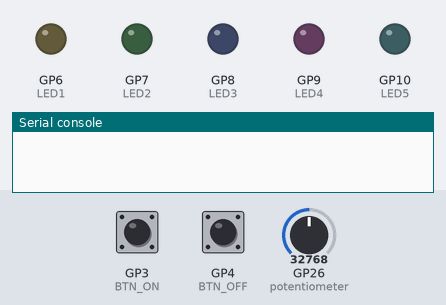
Bench run of a program on a simulated Raspberry Pi Pico running MicroPython. On the bench: output pins drawn as LEDs (lit = HIGH), the last lines printed to the serial console. Wiring (from the project's diagram.json): green button on GP3, green button on GP4, yellow LED on GP6, green LED on GP7, blue LED on GP8, magenta LED on GP9, cyan LED on GP10, potentiometer on GP26. Dashed ring = blinking. The inputs (shaded band) are chosen by the test bench; at power-on: GP3 (BTN_ON) HIGH, GP26 (potentiometer) = 32768, GP4 (BTN_OFF) HIGH (analog values on the 0–65535 scale).

Above: at 1.2 s.
1.3 s: GP3 (BTN_ON) pulled LOW for 0.15 s
At 1.48 s:
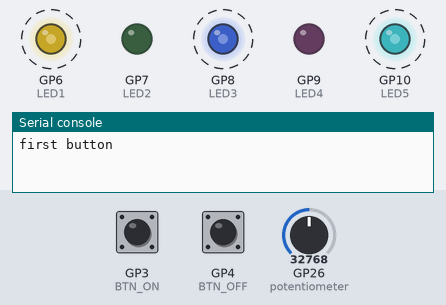
4.3 s: GP26 (potentiometer) set to 45874
7.3 s: GP26 (potentiometer) set to 57670
At 7.43 s:
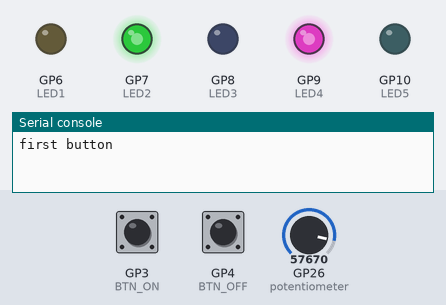
10.3 s: GP4 (BTN_OFF) pulled LOW for 0.15 s
At 11.2 s:
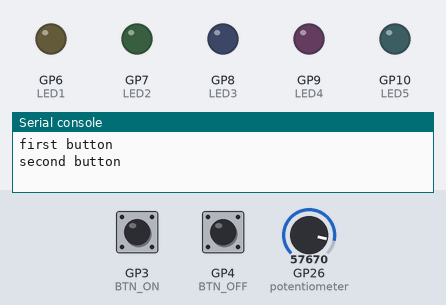
11.9 s: GP3 (BTN_ON) pulled LOW for 1 s
At 12.79 s:
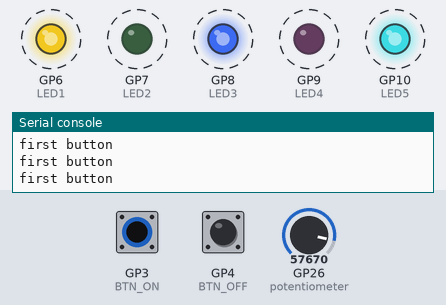
15.1 s: GP26 (potentiometer) set to 7864
Timing chart, 0 to 19.1 s (numbered marks = the images above; inputs shaded):
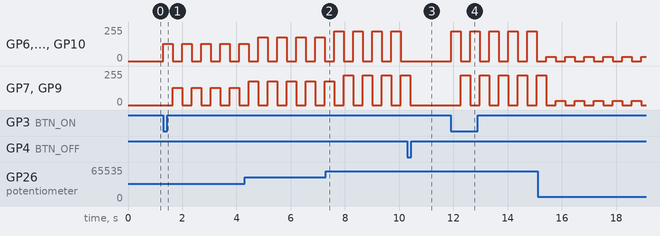

The program:

main.py
```python
from machine import Pin, PWM, ADC
from time import sleep

LED1 = PWM(Pin(6))
LED2 = PWM(Pin(7))
LED3 = PWM(Pin(8))
LED4 = PWM(Pin(9))
LED5 = PWM(Pin(10))

BTN_ON = Pin(3, Pin.IN, Pin.PULL_UP)
BTN_OFF = Pin(4, Pin.IN, Pin.PULL_UP)

potentiometer = ADC(Pin(26))

LED1.freq(1000)
LED2.freq(1000)
LED3.freq(1000)
LED4.freq(1000)
LED5.freq(1000)

is_odd = True
led_state = False

while True:
    maxvalue = potentiometer.read_u16()
    minvalue = 0
    btn_on_pressed = not BTN_ON.value()
    btn_off_pressed = not BTN_OFF.value()

    if btn_off_pressed:
        print("second button")
        LED1.duty_u16(minvalue)
        LED2.duty_u16(minvalue)
        LED3.duty_u16(minvalue)
        LED4.duty_u16(minvalue)
        LED5.duty_u16(minvalue)
        led_state = False

    if btn_on_pressed and btn_off_pressed:
        print("both")
        LED1.duty_u16(maxvalue)
        LED2.duty_u16(maxvalue)
        LED3.duty_u16(maxvalue)
        LED4.duty_u16(maxvalue)
        LED5.duty_u16(maxvalue)
    elif btn_on_pressed:
        print("first button")
        led_state = True

    if led_state and not btn_off_pressed:
        if is_odd:
            LED1.duty_u16(maxvalue)
            LED3.duty_u16(maxvalue)
            LED5.duty_u16(maxvalue)
            LED2.duty_u16(minvalue)
            LED4.duty_u16(minvalue)
        else:
            LED2.duty_u16(maxvalue)
            LED4.duty_u16(maxvalue)
            LED1.duty_u16(minvalue)
            LED3.duty_u16(minvalue)
            LED5.duty_u16(minvalue)
        is_odd = not is_odd
        sleep(0.3)

    sleep(0.05)
```

Measured:
- after the input at 1.3 s, GP6 (LED1), GP8 (LED3), GP10 (LED5): alternates 128/255 for 0.35 s and 0/255 for 0.35 s, starting at once; GP7 (LED2), GP9 (LED4): alternates 128/255 for 0.35 s and 0/255 for 0.35 s, starting after 0.36 s
- after the input at 10.3 s, GP6 (LED1), GP8 (LED3), GP10 (LED5): stops changing and stays 0/255; GP7 (LED2), GP9 (LED4): goes on until 10.4 s, then stays 0/255
- after the input at 11.9 s, GP6 (LED1), GP8 (LED3), GP10 (LED5): alternates 224/255 for 0.35 s and 0/255 for 0.35 s, starting at once; GP7 (LED2), GP9 (LED4): alternates 224/255 for 0.35 s and 0/255 for 0.35 s, starting after 0.37 s
